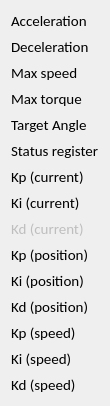
   <widget class="QWidget" name="layoutWidget">
    <property name="geometry">
     <rect>
      <x>361</x>
      <y>271</y>
      <width>91</width>
      <height>401</height>
     </rect>
    </property>
    <layout class="QVBoxLayout" name="verticalLayout">
     <item>
      <widget class="QLabel" name="lable_acceleration">
       <property name="font">
        <font>
         <family>Calibri</family>
         <pointsize>11</pointsize>
        </font>
       </property>
       <property name="text">
        <string>Acceleration</string>
       </property>
       <property name="alignment">
        <set>Qt::AlignLeading|Qt::AlignLeft|Qt::AlignVCenter</set>
       </property>
      </widget>
     </item>
     <item>
      <widget class="QLabel" name="lable_deceleration">
       <property name="font">
        <font>
         <family>Calibri</family>
         <pointsize>11</pointsize>
        </font>
       </property>
       <property name="text">
        <string>Deceleration</string>
       </property>
       <property name="alignment">
        <set>Qt::AlignLeading|Qt::AlignLeft|Qt::AlignVCenter</set>
       </property>
      </widget>
     </item>
     <item>
      <widget class="QLabel" name="lable_maxspeed">
       <property name="font">
        <font>
         <family>Calibri</family>
         <pointsize>11</pointsize>
        </font>
       </property>
       <property name="text">
        <string>Max speed</string>
       </property>
       <property name="alignment">
        <set>Qt::AlignLeading|Qt::AlignLeft|Qt::AlignVCenter</set>
       </property>
      </widget>
     </item>
     <item>
      <widget class="QLabel" name="lable_maxtorque">
       <property name="font">
        <font>
         <family>Calibri</family>
         <pointsize>11</pointsize>
        </font>
       </property>
       <property name="text">
        <string>Max torque</string>
       </property>
       <property name="alignment">
        <set>Qt::AlignLeading|Qt::AlignLeft|Qt::AlignVCenter</set>
       </property>
      </widget>
     </item>
     <item>
      <widget class="QLabel" name="lable_targetangle">
       <property name="font">
        <font>
         <family>Calibri</family>
         <pointsize>11</pointsize>
        </font>
       </property>
       <property name="text">
        <string>Target Angle</string>
       </property>
       <property name="alignment">
        <set>Qt::AlignLeading|Qt::AlignLeft|Qt::AlignVCenter</set>
       </property>
      </widget>
     </item>
     <item>
      <widget class="QLabel" name="lable_statreg">
       <property name="font">
        <font>
         <family>Calibri</family>
         <pointsize>11</pointsize>
        </font>
       </property>
       <property name="text">
        <string>Status register</string>
       </property>
       <property name="alignment">
        <set>Qt::AlignLeading|Qt::AlignLeft|Qt::AlignVCenter</set>
       </property>
      </widget>
     </item>
     <item>
      <widget class="QLabel" name="lable_kp_current">
       <property name="font">
        <font>
         <family>Calibri</family>
         <pointsize>11</pointsize>
        </font>
       </property>
       <property name="text">
        <string>Kp (current)</string>
       </property>
       <property name="alignment">
        <set>Qt::AlignLeading|Qt::AlignLeft|Qt::AlignVCenter</set>
       </property>
      </widget>
     </item>
     <item>
      <widget class="QLabel" name="lable_ki_current">
       <property name="font">
        <font>
         <family>Calibri</family>
         <pointsize>11</pointsize>
        </font>
       </property>
       <property name="text">
        <string>Ki (current)</string>
       </property>
       <property name="alignment">
        <set>Qt::AlignLeading|Qt::AlignLeft|Qt::AlignVCenter</set>
       </property>
      </widget>
     </item>
     <item>
      <widget class="QLabel" name="lable_kd_current">
       <property name="enabled">
        <bool>false</bool>
       </property>
       <property name="font">
        <font>
         <family>Calibri</family>
         <pointsize>11</pointsize>
        </font>
       </property>
       <property name="text">
        <string>Kd (current)</string>
       </property>
       <property name="alignment">
        <set>Qt::AlignLeading|Qt::AlignLeft|Qt::AlignVCenter</set>
       </property>
      </widget>
     </item>
     <item>
      <widget class="QLabel" name="lable_kp_pos">
       <property name="font">
        <font>
         <family>Calibri</family>
         <pointsize>11</pointsize>
        </font>
       </property>
       <property name="text">
        <string>Kp (position)</string>
       </property>
       <property name="alignment">
        <set>Qt::AlignLeading|Qt::AlignLeft|Qt::AlignVCenter</set>
       </property>
      </widget>
     </item>
     <item>
      <widget class="QLabel" name="lable_ki_pos">
       <property name="font">
        <font>
         <family>Calibri</family>
         <pointsize>11</pointsize>
        </font>
       </property>
       <property name="text">
        <string>Ki (position)</string>
       </property>
       <property name="alignment">
        <set>Qt::AlignLeading|Qt::AlignLeft|Qt::AlignVCenter</set>
       </property>
      </widget>
     </item>
     <item>
      <widget class="QLabel" name="lable_kd_pos">
       <property name="font">
        <font>
         <family>Calibri</family>
         <pointsize>11</pointsize>
        </font>
       </property>
       <property name="text">
        <string>Kd (position)</string>
       </property>
       <property name="alignment">
        <set>Qt::AlignLeading|Qt::AlignLeft|Qt::AlignVCenter</set>
       </property>
      </widget>
     </item>
     <item>
      <widget class="QLabel" name="lable_kp_speed">
       <property name="font">
        <font>
         <family>Calibri</family>
         <pointsize>11</pointsize>
        </font>
       </property>
       <property name="text">
        <string>Kp (speed)</string>
       </property>
       <property name="alignment">
        <set>Qt::AlignLeading|Qt::AlignLeft|Qt::AlignVCenter</set>
       </property>
      </widget>
     </item>
     <item>
      <widget class="QLabel" name="lable_ki_speed">
       <property name="font">
        <font>
         <family>Calibri</family>
         <pointsize>11</pointsize>
        </font>
       </property>
       <property name="text">
        <string>Ki (speed)</string>
       </property>
       <property name="alignment">
        <set>Qt::AlignLeading|Qt::AlignLeft|Qt::AlignVCenter</set>
       </property>
      </widget>
     </item>
     <item>
      <widget class="QLabel" name="lable_kd_speed">
       <property name="font">
        <font>
         <family>Calibri</family>
         <pointsize>11</pointsize>
        </font>
       </property>
       <property name="text">
        <string>Kd (speed)</string>
       </property>
       <property name="alignment">
        <set>Qt::AlignLeading|Qt::AlignLeft|Qt::AlignVCenter</set>
       </property>
      </widget>
     </item>
    </layout>
   </widget>
